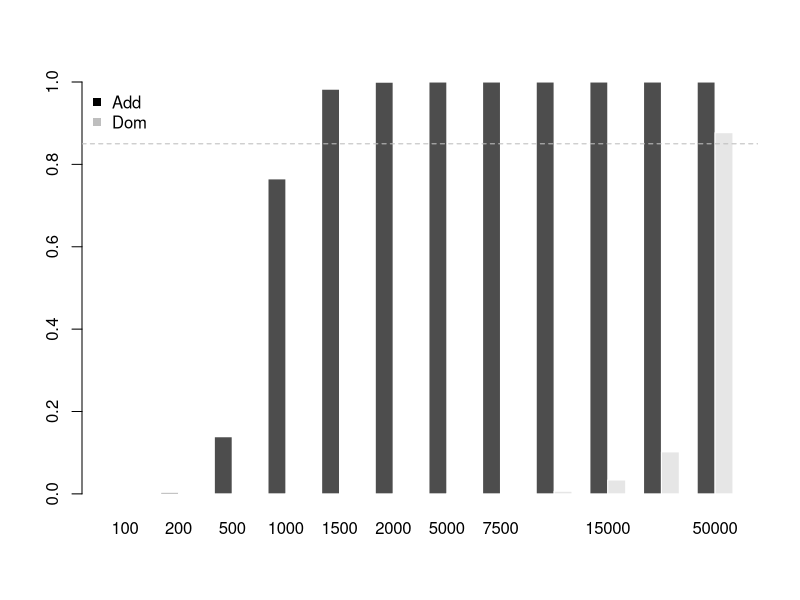

Reproduce this figure in R.
m=1000000
alpha=0.05
pcut=alpha/m
chiT=qchisq(pcut, 1, lower.tail = F)

n=c(100,  200,  500,   1000,  1500,  2000,
    5000, 7500, 10000, 15000, 20000, 50000)
PW=matrix(0, 2, length(n))

w1=0.3
w2=1-w1

p1=0.35
h1=2*p1*(1-p1)
p2=0.5
h2=2*p2*(1-p2)

p=w1*p1+w2*p2
H=w1*h1+w2*h2

for(i in 1:length(n)) {
  ncpA=4*n[i]*w1*w2*(p1-p2)^2/(2*p*(1-p))
  ncpD=n[i]*w1*w2*(h1-h2)^2/H

  PW[1,i]=pchisq(chiT, 1, ncp=ncpA, lower.tail = F)
  PW[2,i]=pchisq(chiT, 1, ncp=ncpD, lower.tail = F)
}
colnames(PW)=n
barplot(PW, beside = T, border = F)
abline(h=0.85, lty=2, col="grey")
legend("topleft", legend=c("Add", "Dom"), pch=15, col=c("black", "grey"), bty='n')
